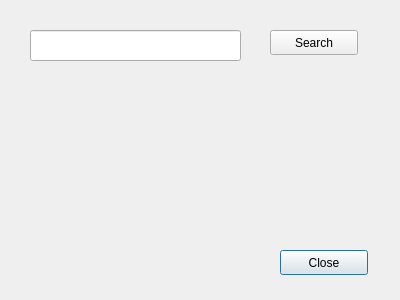
<?xml version="1.0" encoding="UTF-8"?>
<ui version="4.0">
 <class>FindRecordByPeselForm</class>
 <widget class="QDialog" name="FindRecordByPeselForm">
  <property name="geometry">
   <rect>
    <x>0</x>
    <y>0</y>
    <width>400</width>
    <height>300</height>
   </rect>
  </property>
  <property name="windowTitle">
   <string>Dialog</string>
  </property>
  <widget class="QPushButton" name="pushButton">
   <property name="geometry">
    <rect>
     <x>280</x>
     <y>250</y>
     <width>88</width>
     <height>25</height>
    </rect>
   </property>
   <property name="text">
    <string>Close</string>
   </property>
  </widget>
  <widget class="QPushButton" name="pushButton_2">
   <property name="geometry">
    <rect>
     <x>270</x>
     <y>30</y>
     <width>88</width>
     <height>25</height>
    </rect>
   </property>
   <property name="text">
    <string>Search</string>
   </property>
  </widget>
  <widget class="QLineEdit" name="lineEdit">
   <property name="geometry">
    <rect>
     <x>30</x>
     <y>30</y>
     <width>211</width>
     <height>31</height>
    </rect>
   </property>
  </widget>
  <widget class="QLabel" name="label">
   <property name="geometry">
    <rect>
     <x>30</x>
     <y>80</y>
     <width>331</width>
     <height>151</height>
    </rect>
   </property>
   <property name="text">
    <string/>
   </property>
  </widget>
 </widget>
 <resources/>
 <connections/>
</ui>
